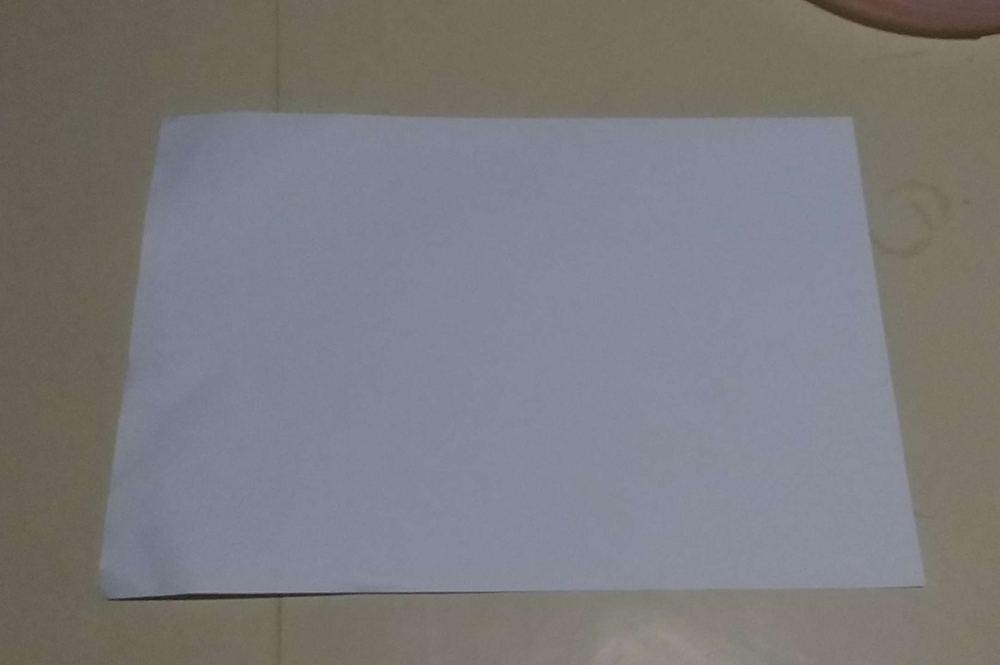
#> input picture paper.png, 1000 x 665 px, shrunk from 2166 x 1440 before the run
$ python -i worsify.py   (imports and definitions only)
#> lines starting #> are read from the running program, lines starting #| are printed output that depends on the picture
#!/bin/env python3

from pathlib import Path
import random
from PIL import Image, ImageEnhance

def lower_brightness(fpath):
    print(f"Lowering brightness of `{fpath}`")
    img = Image.open(fpath)
    enhancer = ImageEnhance.Brightness(img)
    img = enhancer.enhance(0.6)
    img.save(fpath)

def rotate(fpath):
#> called with fpath = 'paper.png'
    print(f"Rotating `{fpath}`")
    img = Image.open(fpath).convert("RGBA")
    img = img.rotate(2 if random.randrange(0, 1) == 0 else -2)
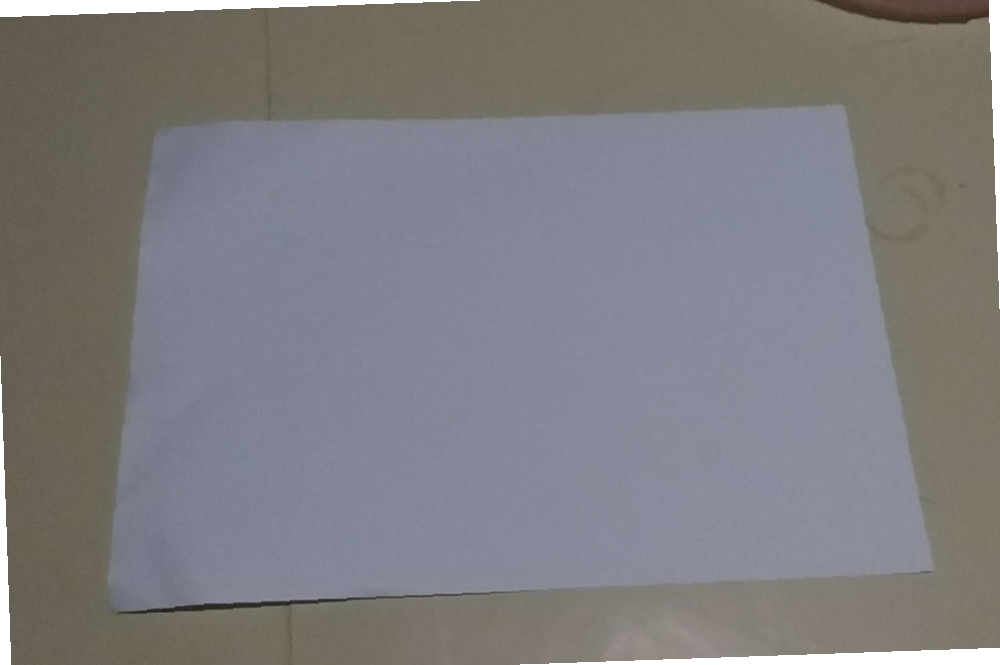
#> img: PIL image 1000x665 RGBA; mean R, G, B, A 121.6, 120.8, 123.7, 250.3; transparent parts drawn white

    img2 = Image.open("paper.png").convert("RGBA")
    img2.paste(img, (0, 0), img)
    img2.save(fpath)

pathlist = Path(".").glob("./output/*.png")
# [9 lines not run here, left out]

>>> result = rotate('paper.png')
